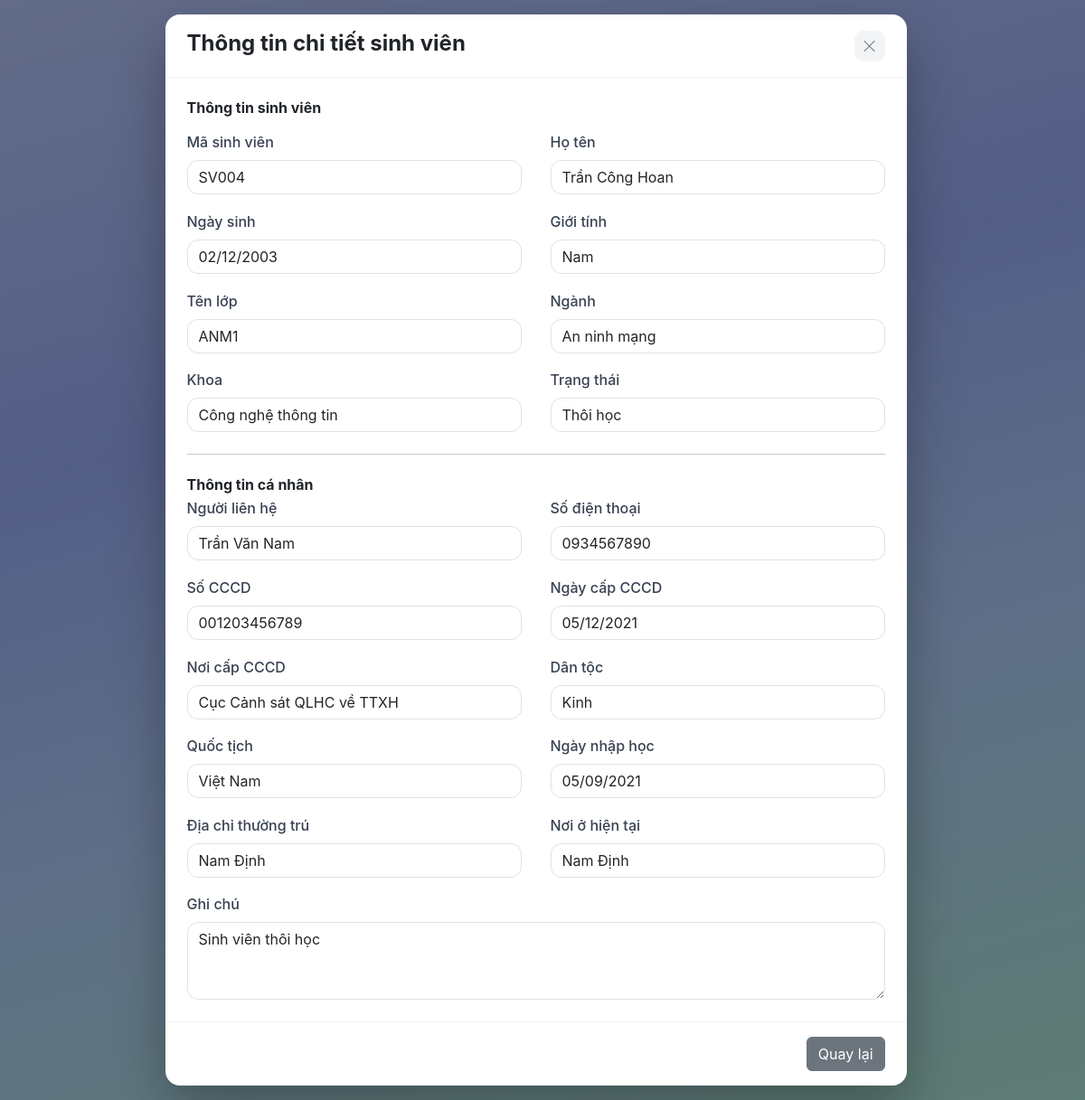
The app's page /public/?controller=student&action=detail&id=SV004 (signed in) with its own data.
### tables this page shows
CREATE TABLE students (
ma_sv VARCHAR(10) PRIMARY KEY,
cccd VARCHAR(12),
ngay_cap_cccd DATE,
noi_cap_cccd VARCHAR(100),
dan_toc VARCHAR(50),
quoc_tich VARCHAR(50),
dia_chi_thuong_tru VARCHAR(200),
noi_o_hien_tai VARCHAR(200),
ngay_nhap_hoc DATE,
nguoi_lien_he VARCHAR(100),
sdt_nguoi_lien_he VARCHAR(15),
ghi_chu VARCHAR(200),

    FOREIGN KEY (ma_sv) REFERENCES student(ma_sv)

);

CREATE TABLE student (
    ma_sv VARCHAR(10) PRIMARY KEY,
    ho_ten VARCHAR(100) NOT NULL,
    ngay_sinh DATE NOT NULL,
    gioi_tinh VARCHAR(10) NOT NULL,
    ten_lop VARCHAR(50) NOT NULL,
    nganh VARCHAR(100) NOT NULL,
    khoa VARCHAR(100) NOT NULL,
    trang_thai VARCHAR(30) NOT NULL
);

### app/controllers/StudentController.php (called while the page is built, shortened)
<?php
require_once APP_ROOT . '/app/services/StudentService.php';
class StudentController
{
    public function detail($id)
    {
        $studentService = new StudentService();
        $student = $studentService->getStudentById($id);
        $q = isset($_GET['q']) && is_string($_GET['q'])
            ? trim($_GET['q'])
            : '';
        include APP_ROOT . '/app/views/student/detail.php';
    }
}

### app/services/StudentService.php (called while the page is built, shortened)
<?php
require_once APP_ROOT . '/app/models/Student.php';
class StudentService
{
    public function getStudentById($id)
    {
        $dbConnection = new DBConnection();
        $conn = $dbConnection->getConnection();
        $sql = "SELECT s.ma_sv, s.ho_ten, s.ngay_sinh, s.gioi_tinh, s.ten_lop, s.nganh, s.khoa, s.trang_thai,
                       sd.cccd, sd.ngay_cap_cccd, sd.noi_cap_cccd, sd.dan_toc, sd.quoc_tich,
                       sd.dia_chi_thuong_tru, sd.noi_o_hien_tai, sd.ngay_nhap_hoc,
                       sd.nguoi_lien_he, sd.sdt_nguoi_lien_he, sd.ghi_chu
                FROM student s
                LEFT JOIN students sd ON s.ma_sv = sd.ma_sv
                WHERE s.ma_sv = ?";
        $stmt = $conn->prepare($sql);
        $stmt->execute([$id]);
        return $stmt->fetch(PDO::FETCH_OBJ);
    }
}

### app/models/Student.php (called while the page is built, shortened)
<?php
class Student
{
    public static function formatDate($date)
    {
        return date_format(date_create($date), 'd/m/Y');
    }
}

### app/views/student/detail.php (the view, shortened to what this page needs)
<!DOCTYPE html>
<html lang="vi">
<head>
    <link href="https://cdn.jsdelivr.net/npm/bootstrap@5.3.8/dist/css/bootstrap.min.css" rel="stylesheet">
    <link rel="stylesheet" href="https://cdn.jsdelivr.net/npm/bootstrap-icons@1.13.1/font/bootstrap-icons.min.css">
    <link rel="stylesheet" href="assets/css/style.css?v=<?= defined('CSS_VERSION') ? CSS_VERSION : 6 ?>">
</head>
<body class="dash-page">
    <?php $backUrl = '?controller=student&action=index' . ($q !== '' ? '&q=' . urlencode($q) : ''); ?>
    <div class="popup">
        <section class="popup-card popup-form" aria-labelledby="student-detail-title">
            <div class="popup-head">
                <div>
                    <h4 id="student-detail-title" class="mb-1 fw-bold">Thông tin chi tiết sinh viên</h4>
                </div>
                <a href="<?= htmlspecialchars($backUrl, ENT_QUOTES, 'UTF-8') ?>"
                   class="popup-close" title="Quay lại" aria-label="Quay lại danh sách sinh viên">
                    <i class="bi bi-x-lg"></i>
                </a>
            </div>
            <div class="popup-body">
                <h6 class="fw-bold mb-3">Thông tin sinh viên</h6>
                <div class="detail-grid">
                    <div>
                        <label class="form-label">Mã sinh viên</label>
                        <input type="text" class="form-control" value="<?= htmlspecialchars($student->ma_sv ?? '', ENT_QUOTES, 'UTF-8') ?>" readonly>
                    </div>
                    <div>
                        <label class="form-label">Họ tên</label>
                        <input type="text" class="form-control" value="<?= htmlspecialchars($student->ho_ten ?? '', ENT_QUOTES, 'UTF-8') ?>" readonly>
                    </div>
                    <div>
                        <label class="form-label">Ngày sinh</label>
                        <input type="text" class="form-control" value="<?= htmlspecialchars(Student::formatDate($student->ngay_sinh), ENT_QUOTES, 'UTF-8') ?>" readonly>
                    </div>
                    <div>
                        <label class="form-label">Giới tính</label>
                        <input type="text" class="form-control" value="<?= htmlspecialchars($student->gioi_tinh ?? '', ENT_QUOTES, 'UTF-8') ?>" readonly>
                    </div>
                    <div>
                        <label class="form-label">Tên lớp</label>
                        <input type="text" class="form-control" value="<?= htmlspecialchars($student->ten_lop ?? '', ENT_QUOTES, 'UTF-8') ?>" readonly>
                    </div>
                    <div>
                        <label class="form-label">Ngành</label>
                        <input type="text" class="form-control" value="<?= htmlspecialchars($student->nganh ?? '', ENT_QUOTES, 'UTF-8') ?>" readonly>
                    </div>
                    <div>
                        <label class="form-label">Khoa</label>
                        <input type="text" class="form-control" value="<?= htmlspecialchars($student->khoa ?? '', ENT_QUOTES, 'UTF-8') ?>" readonly>
                    </div>
                    <div>
                        <label class="form-label">Trạng thái</label>
                        <input type="text" class="form-control" value="<?= htmlspecialchars($student->trang_thai ?? '', ENT_QUOTES, 'UTF-8') ?>" readonly>
                    </div>
                </div>
                <hr class="my-4">
                <h6 class="fw-bold mb-1">Thông tin cá nhân</h6>
                <div class="detail-grid">
                    <div>
                        <label class="form-label">Người liên hệ</label>
                        <input type="text" class="form-control" value="<?= htmlspecialchars($student->nguoi_lien_he ?? '', ENT_QUOTES, 'UTF-8') ?>" readonly>
                    </div>
                    <div>
                        <label class="form-label">Số điện thoại</label>
                        <input type="text" class="form-control" value="<?= htmlspecialchars($student->sdt_nguoi_lien_he ?? '', ENT_QUOTES, 'UTF-8') ?>" readonly>
                    </div>
                    <div>
                        <label class="form-label">Số CCCD</label>
                        <input type="text" class="form-control" value="<?= htmlspecialchars($student->cccd ?? '', ENT_QUOTES, 'UTF-8') ?>" readonly>
                    </div>
                    <div>
                        <label class="form-label">Ngày cấp CCCD</label>
                        <input type="text" class="form-control" value="<?= htmlspecialchars(Student::formatDate($student->ngay_cap_cccd), ENT_QUOTES, 'UTF-8') ?>" readonly>
                    </div>
                    <div>
                        <label class="form-label">Nơi cấp CCCD</label>
                        <input type="text" class="form-control" value="<?= htmlspecialchars($student->noi_cap_cccd ?? '', ENT_QUOTES, 'UTF-8') ?>" readonly>
                    </div>
                    <div>
                        <label class="form-label">Dân tộc</label>
                        <input type="text" class="form-control" value="<?= htmlspecialchars($student->dan_toc ?? '', ENT_QUOTES, 'UTF-8') ?>" readonly>
                    </div>
                    <div>
                        <label class="form-label">Quốc tịch</label>
                        <input type="text" class="form-control" value="<?= htmlspecialchars($student->quoc_tich ?? '', ENT_QUOTES, 'UTF-8') ?>" readonly>
                    </div>
                    <div>
                        <label class="form-label">Ngày nhập học</label>
                        <input type="text" class="form-control" value="<?= htmlspecialchars(Student::formatDate($student->ngay_nhap_hoc), ENT_QUOTES, 'UTF-8') ?>" readonly>
                    </div>
                    <div>
                        <label class="form-label">Địa chỉ thường trú</label>
                        <input type="text" class="form-control" value="<?= htmlspecialchars($student->dia_chi_thuong_tru ?? '', ENT_QUOTES, 'UTF-8') ?>" readonly>
                    </div>
                    <div>
                        <label class="form-label">Nơi ở hiện tại</label>
                        <input type="text" class="form-control" value="<?= htmlspecialchars($student->noi_o_hien_tai ?? '', ENT_QUOTES, 'UTF-8') ?>" readonly>
                    </div>
                    <div style="grid-column: 1 / -1;">
                        <label class="form-label">Ghi chú</label>
                        <textarea class="form-control" rows="3" readonly><?= htmlspecialchars($student->ghi_chu ?? '', ENT_QUOTES, 'UTF-8') ?></textarea>
                    </div>
                </div>
            </div>
            <div class="popup-foot">
                <a href="<?= htmlspecialchars($backUrl, ENT_QUOTES, 'UTF-8') ?>" class="btn btn-secondary">Quay lại</a>
            </div>
        </section>
    </div>
</body>
</html>

### public/assets/css/style.css (style rules this page uses)
:root { --indigo: #4f46e5; }
body { font-family: 'Inter', 'Segoe UI', system-ui, sans-serif; }
.form-control { border-radius: 12px; }
body.dash-page { background: linear-gradient(165deg, #c7d2fe 0%, #a5b4fc 35%, #bfdbfe 65%, #bbf7d0 100%); min-height: 100vh; }
.popup { position: fixed; inset: 0; z-index: 1050; background: rgba(17, 24, 39, 0.55); display: flex; align-items: flex-start; justify-content: center; padding: 1rem; overflow-y: auto; scrollbar-gutter: stable; }
.popup-card { background: #fff; border-radius: 16px; width: min(820px, calc(100vw - 2rem)); max-width: 820px; height: calc(100vh - 2rem); max-height: calc(100vh - 2rem); min-height: 0; display: flex; flex-direction: column; overflow: hidden; box-shadow: 0 25px 60px rgba(0, 0, 0, 0.3); }
.popup-head { display: flex; align-items: flex-start; justify-content: space-between; gap: 1rem; padding: 1.1rem 1.5rem; border-bottom: 1px solid #eef0f4; flex-shrink: 0; }
.popup-body { padding: 1.5rem; overflow-y: auto; flex: 1 1 auto; min-height: 0; }
.popup-foot { display: flex; justify-content: flex-end; gap: 0.6rem; padding: 1rem 1.5rem; border-top: 1px solid #eef0f4; flex-shrink: 0; }
.popup-close { border: 0; background: #f3f4f6; border-radius: 10px; width: 34px; height: 34px; font-size: 1rem; line-height: 1; color: #6b7280; text-decoration: none; display: inline-flex; align-items: center; justify-content: center; flex: none; }
.form-label { font-weight: 500; color: #374151; }
.popup-form { display: flex; flex-direction: column; width: 100%; height: 100%; min-height: 0; }
.detail-grid { display: grid; grid-template-columns: 1fr 1fr; gap: 1.1rem 2rem; }

### records on screen
students: ma_sv.ma_sv "SV004", ma_sv.ho_ten "Trần Công Hoan", ma_sv.ngay_sinh "02/12/2003", ma_sv.gioi_tinh "Nam", ma_sv.ten_lop "ANM1", ma_sv.nganh "An ninh mạng", ma_sv.khoa "Công nghệ thông tin", ma_sv.trang_thai "Thôi học", nguoi_lien_he "Trần Văn Nam", sdt_nguoi_lien_he "0934567890", cccd "001203456789", ngay_cap_cccd "05/12/2021", noi_cap_cccd "Cục Cảnh sát QLHC về TTXH", dan_toc "Kinh", quoc_tich "Việt Nam", ngay_nhap_hoc "05/09/2021", dia_chi_thuong_tru "Nam Định", noi_o_hien_tai "Nam Định", ghi_chu "Sinh viên thôi học"
